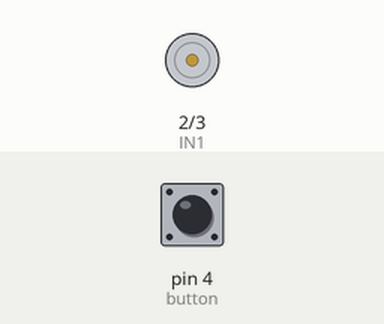
Simulated run of this sketch. Board: Arduino Uno, built with avr-gcc and run on an emulated ATmega328P. Parts: motor-driver pin pairs drawn as motors (green arrow = first pin HIGH = forward, orange = second pin HIGH = backward, longer = more drive). Inputs (shaded band) come from the test bench; at power-on: pin 4 (button) LOW.

Above: at 1.2 s.
1.3 s: pin 4 (button) pulled HIGH for 0.15 s
At 1.37 s:
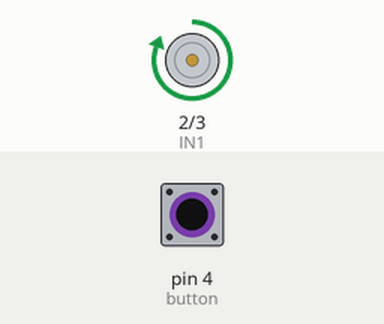
2.9 s: pin 4 (button) pulled HIGH for 3.2 s
At 7.5 s:
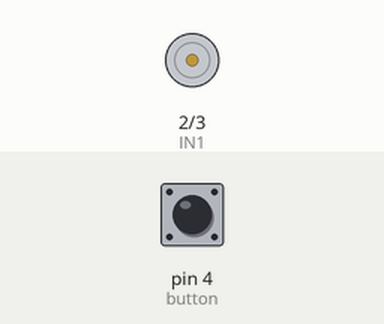
Timing chart, 0 to 9.0 s (numbered marks = the images above; inputs shaded):
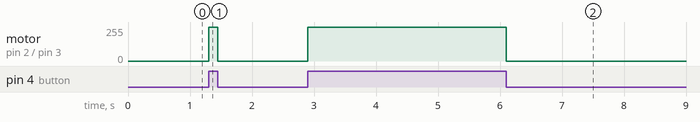

The sketch:

pump.ino
```cpp
int IN1 = 2; //IN1을 2번핀으로
int IN2 = 3; //IN2을 3번핀으로
int button = 4; //버튼을 4번 핀으로

 void setup(){
  pinMode(IN1,OUTPUT); //IN1을 OUTPUT으로
  pinMode(IN2,OUTPUT); //IN2을 OUTPUT으로
  pinMode(button, INPUT); //BUTTON을 INPUT으로
 }
 void loop(){
  if(digitalRead(button)==HIGH) //만약 버튼의 값이 HIGH라면
  {
    digitalWrite(IN1, HIGH); //정방향회전
    digitalWrite(IN2, LOW);
  }
  else{ //그밖에
    digitalWrite(IN1,LOW); //멈춤
    digitalWrite(IN2,LOW);

  }
}
```

Measured:
- after the input at 1.3 s, motor on pin 2 (IN1) / pin 3 (IN2): stopped → forward 255/255 at once, → stopped 0.15 s later
- after the input at 2.9 s, motor on pin 2 (IN1) / pin 3 (IN2): stopped → forward 255/255 at once, → stopped 3.2 s later
